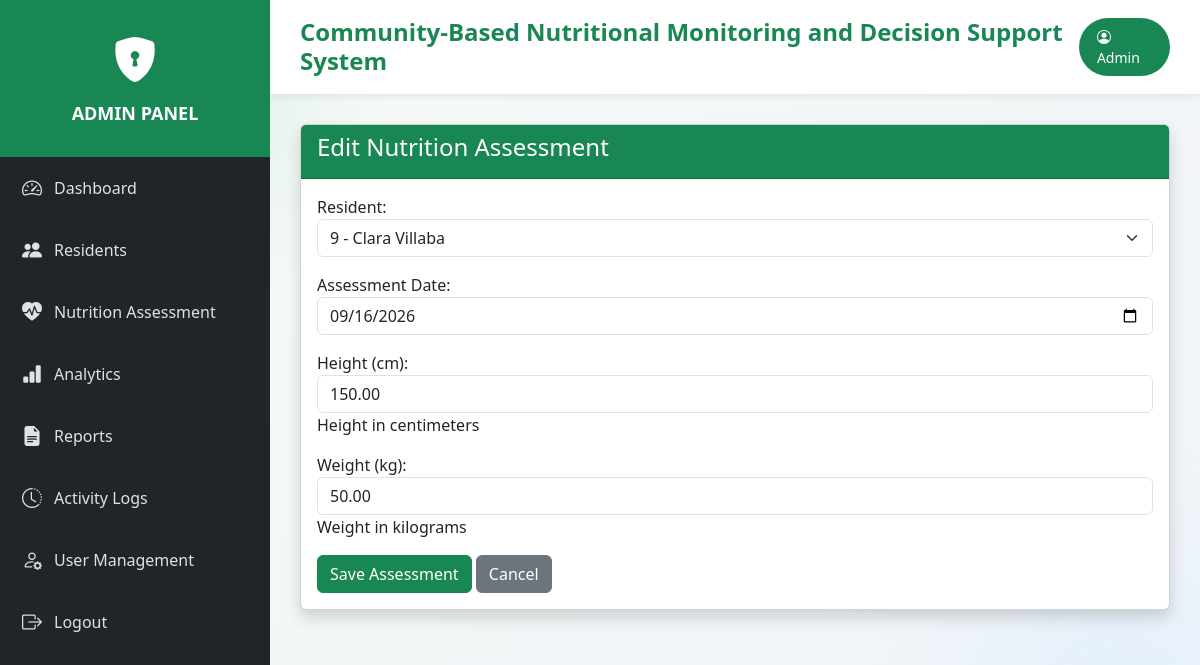
The page /nutrition/edit/10/ (signed in) on the database its author committed.
### residents/models.py (models this page shows, shortened)
class Resident(models.Model):
    GENDER_CHOICES = [
        ('Male', 'Male'),
        ('Female', 'Female'),
    ]
    resident_id = models.CharField(
        max_length=20,
        unique=True,
        blank=True
    )
    first_name = models.CharField(max_length=100)
    middle_name = models.CharField(
        max_length=100,
        blank=True,
        null=True
    )
    last_name = models.CharField(max_length=100)
    sex = models.CharField(
        max_length=10,
        choices=GENDER_CHOICES
    )
    birth_date = models.DateField()
    address = models.CharField(
        max_length=100
    )
    contact_number = models.CharField(
        max_length=15,
        blank=True,
        null=True
    )
    guardian_name = models.CharField(
        max_length=150,
        blank=True,
        null=True
    )
    created_by = models.ForeignKey(
    settings.AUTH_USER_MODEL,
    on_delete=models.SET_NULL,
    null=True,
    blank=True,
    related_name='created_residents')
    created_at = models.DateTimeField(auto_now_add=True)
    updated_at = models.DateTimeField(auto_now=True)
    def __str__(self):
        return (
            f"{self.resident_id} - "
            f"{self.first_name} {self.last_name}"
        )
    class Meta:
        ordering = [
            'last_name',
            'first_name'
        ]

### nutrition/models.py (models this page shows, shortened)
class NutritionAssessment(models.Model):
    STATUS_CHOICES = [
        ('Underweight', 'Underweight'),
        ('Normal', 'Normal'),
        ('Overweight', 'Overweight'),
        ('Obese', 'Obese'),
    ]
    MONITORING_FLAG_CHOICES = [
    ('Routine Monitoring', 'Routine Monitoring'),
    ('Needs Follow-up', 'Needs Follow-up'),
    ]
    resident = models.ForeignKey(
        Resident,
        on_delete=models.CASCADE,
        related_name='assessments'
    )
    assessed_by = models.ForeignKey(
        settings.AUTH_USER_MODEL,
        on_delete=models.SET_NULL,
        null=True,
        blank=True,
        related_name='nutrition_assessments'
    )
    rule = models.ForeignKey(
    NutritionRule,
    on_delete=models.SET_NULL,
    null=True,
    blank=True,
    related_name='assessments'
    )
    assessment_date = models.DateField()
    height = models.DecimalField(
        max_digits=5,
        decimal_places=2,
        help_text="Height in centimeters"
    )
    weight = models.DecimalField(
        max_digits=5,
        decimal_places=2,
        help_text="Weight in kilograms"
    )
    bmi = models.DecimalField(
        max_digits=5,
        decimal_places=2,
        editable=False
    )
    nutritional_status = models.CharField(
        max_length=20,
        choices=STATUS_CHOICES,
        editable=False
    )
    monitoring_flag = models.CharField(
    max_length=30,
    choices=MONITORING_FLAG_CHOICES,
    editable=False,
    default='Routine Monitoring'
    )
    remarks = models.TextField(
        editable=False,
        blank=True,
        default=""
    )
    intervention = models.TextField(
        editable=False,
        blank=True,
        default=""
    )
    created_at = models.DateTimeField(auto_now_add=True)
    updated_at = models.DateTimeField(auto_now=True)

### nutrition/views.py (the view)
@login_required(login_url='login')
def edit_assessment(request, pk):
    assessment = get_object_or_404(
        NutritionAssessment,
        pk=pk
    )
    if request.method == 'POST':
        form = NutritionAssessmentForm(
            request.POST,
            instance=assessment
        )
        if form.is_valid():
            assessment = form.save(
                commit=False
            )
            if (
                assessment.assessed_by_id
                is None
            ):
                assessment.assessed_by = (
                    request.user
                )
            assessment.save()
            ActivityLog.objects.create(
                user=request.user,
                role=(
                    "Admin"
                    if request.user.is_superuser
                    else "Staff"
                ),
                action="Edit Assessment",
                description=(
                    f"Updated nutrition assessment for "
                    f"{assessment.resident.first_name} "
                    f"{assessment.resident.last_name}"
                )
            )
            return redirect(
                'assessment_list'
            )
    else:
        form = NutritionAssessmentForm(
            instance=assessment
        )
    context = {
        'form': form,
        'title': 'Edit Nutrition Assessment'
    }
    return render(
        request,
        get_template(
            request,
            'nutrition/assessment_form.html',
            'admin_nutrition/assessment_form.html'
        ),
        context
    )

### nutrition/views.py (called while the page is built)
def get_template(request, staff_template, admin_template):
    if request.user.is_superuser:
        return admin_template
    return staff_template

### templates/admin_nutrition/assessment_form.html (shortened to what this page needs)
{% extends 'base_admin.html' %}
{% block content %}
<div class="card shadow">
    <div class="card-header bg-success text-white">
        <h4>{{ title }}</h4>
    </div>
    <div class="card-body">
        <form method="POST">
            {{ form.as_p }}
            <button class="btn btn-success">
                Save Assessment
            </button>
            <a href="{% url 'assessment_list' %}"
               class="btn btn-secondary">
                Cancel
            </a>
        </form>
    </div>
</div>
{% endblock %}

### templates/base_admin.html (shortened to what this page needs)
<!DOCTYPE html>
<html lang="en">
<head>
    <link href="https://cdn.jsdelivr.net/npm/bootstrap@5.3.3/dist/css/bootstrap.min.css"
          rel="stylesheet">
    <link href="https://cdn.jsdelivr.net/npm/bootstrap-icons@1.11.3/font/bootstrap-icons.css"
          rel="stylesheet">
</head>
<body>
<div class="sidebar">
    <div class="logo">
        <i class="bi bi-shield-lock-fill"></i>
        <h4>
            ADMIN PANEL
        </h4>
    </div>
    <a href="{% url 'admin_dashboard' %}">
        <i class="bi bi-speedometer2"></i>
        <span>Dashboard</span>
    </a>
    <a href="{% url 'admin_resident_list' %}">
        <i class="bi bi-people-fill"></i>
        <span>Residents</span>
    </a>
    <a href="{% url 'assessment_list' %}">
        <i class="bi bi-heart-pulse-fill"></i>
        <span>Nutrition Assessment</span>
    </a>
    <a href="{% url 'analytics' %}">
        <i class="bi bi-bar-chart-fill"></i>
        <span>Analytics</span>
    </a>
    <a href="{% url 'report_dashboard' %}">
    <i class="bi bi-file-earmark-text-fill"></i>
    <span>Reports</span>
</a>
<a href="{% url 'activity_logs' %}">
    <i class="bi bi-clock-history"></i>
    <span>Activity Logs</span>
</a>
<a href="{% url 'user_list' %}">
    <i class="bi bi-person-gear"></i>
    <span>User Management</span>
</a>
    <a href="{% url 'logout' %}">
        <i class="bi bi-box-arrow-right"></i>
        <span>Logout</span>
    </a>
</div>
<div class="content">
    <div class="topbar">
        <div class="d-flex justify-content-between align-items-center">
            <h4>
                Community-Based Nutritional Monitoring and Decision Support System
            </h4>
            <div class="user-badge">
                <i class="bi bi-person-circle"></i>
                {{ request.user.username }}
            </div>
        </div>
    </div>
    <div class="main-content">
        {% block content %}
        {% endblock %}
    </div>
</div>
</body>
</html>

### templates/base_admin.html (style rules this page uses)
* { margin:0; padding:0; box-sizing:border-box; font-family:'Segoe UI',sans-serif; }
body { background: radial-gradient(circle at top left, rgba(25, 135, 84, 0.14), transparent 28%), linear-gradient(135deg, #f8fbf8 0%, #f2f6f7 55%, #eef4fa 100%); color:#243447; overflow-x:hidden; }
body::before, body::after { content:''; position:fixed; border-radius:50%; filter:blur(70px); opacity:.35; pointer-events:none; z-index:0; }
body::before { width:280px; height:280px; top:-60px; left:-60px; background:#9be6b3; }
body::after { width:260px; height:260px; right:-40px; bottom:-40px; background:#cfe8ff; }
.sidebar { position:fixed; top:0; left:0; width:270px; height:100vh; background:#212529; color:white; z-index:1000; }
.logo { background:#198754; padding:25px; text-align:center; }
.logo i { font-size:45px; }
.logo h4 { margin-top:10px; font-size:18px; font-weight:bold; color:white; }
.sidebar a { display:flex; align-items:center; gap:12px; padding:16px 22px; color:#dee2e6; text-decoration:none; transition:.3s; }
.sidebar a i { font-size:20px; }
.content { margin-left:270px; min-height:100vh; }
.topbar { background:white; padding:18px 30px; box-shadow:0 2px 8px rgba(0,0,0,.08); }
.topbar h4 { color:#198754; margin:0; font-weight:700; }
.content, .main-content { position:relative; z-index:1; }
.main-content { padding:30px; background:transparent; }
.user-badge { background:#198754; color:white; padding:8px 18px; border-radius:30px; font-size:14px; }

### rows shown on the page
Resident: resident "9 - Clara Villaba"
NutritionAssessment: assessment_date "09/16/2026", height "150.00", weight "50.00"

### other values the page prints
{{ request.user.username }} "Admin"
{{ title }} "Edit Nutrition Assessment"
